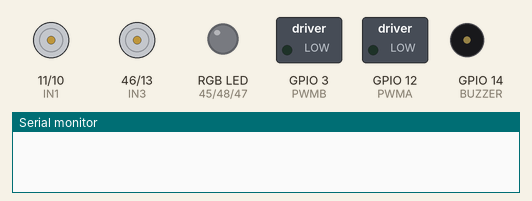
A sketch run on a simulated ESP32-S3. Parts: motor-driver pin pairs drawn as motors (green arrow = first pin HIGH = forward, orange = second pin HIGH = backward, longer = more drive), switched loads named in the sketch (green lamp = pin HIGH), an RGB LED mixed from three pins (HIGH = lit), buzzer (waves = sounding, pin HIGH), the last lines printed to the serial monitor. Dim RGB values are drawn brighter than linear; WiFi joins after 1.5 s; servers stay silent unless stated; storage starts empty.

Above: at 0.0 s.
At 0.5 s:
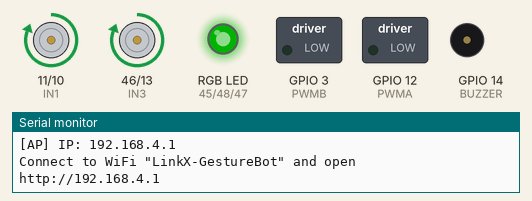
Timing chart, 0 to 2.0 s (numbered marks = the images above):
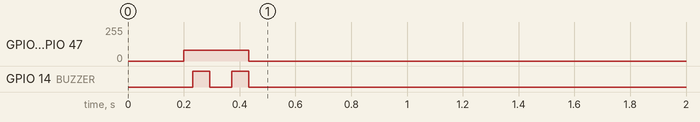

The sketch:

gesture_robot.ino
```cpp
/*************************************************************************
 *  LinkX Gesture Robot — Phone-Tilt Proportional Differential Drive
 *  Board   : Gbro STEM AI Robotics ESP32-S3 (LinkX Dev Board)
 *
 *  DESIGN NOTE: This build controls the rover using the PHONE's own
 *  built-in orientation sensors (read in the browser via the
 *  DeviceOrientation API) rather than a wearable MPU6050 — no extra
 *  hardware to wire, and it works the moment you open the dashboard.
 *  If you'd rather use a hand-worn MPU6050 instead, see the README
 *  "Alternative: wearable MPU6050" section for the 10-line swap.
 *
 *  FEATURES
 *   - AP dashboard @ 192.168.4.1, WebSocket-driven
 *   - Proportional differential drive: forward/back tilt = throttle,
 *     left/right tilt = steering, combined into independent left/right
 *     wheel PWM speeds (tank-style mixing)
 *   - Adjustable sensitivity + deadzone, client-side calibration
 *   - Dead-man safety: stops if no tilt update arrives within 400ms
 *   - RGB + buzzer feedback, LittleFS logging, OTA
 *
 *  LIBRARIES REQUIRED: ESPAsyncWebServer, AsyncTCP, ArduinoJson, LittleFS, ArduinoOTA
 *  SETUP: Upload /data to LittleFS BEFORE flashing this sketch.
 *************************************************************************/

#include <WiFi.h>
#include <AsyncTCP.h>
#include <ESPAsyncWebServer.h>
#include <ArduinoJson.h>
#include <LittleFS.h>
#include <ArduinoOTA.h>

// ================= WIFI CONFIG =================
const char* AP_SSID     = "LinkX-GestureBot";
const char* AP_PASSWORD = "12345678";
const char* STA_SSID     = "";
const char* STA_PASSWORD = "";

// ================= MOTOR PINS (A = left wheel, B = right wheel) =================
#define IN1 11   // Left  dir 1
#define IN2 10   // Left  dir 2
#define PWMA 12  // Left  PWM
#define IN3 46   // Right dir 1
#define IN4 13   // Right dir 2
#define PWMB 3   // Right PWM

// ================= RGB + BUZZER =================
#define RED_PIN   45
#define GREEN_PIN 48
#define BLUE_PIN  47
#define BUZZER    14

const int pwmFreq = 5000;
const int pwmResolution = 8;
const int DEADZONE_DEG = 5;

// ================= STATE =================
AsyncWebServer server(80);
AsyncWebSocket ws("/ws");

int leftSpeed = 0, rightSpeed = 0;   // -255..255, sign = direction
unsigned long lastTiltTime = 0;
const unsigned long DEADMAN_MS = 400;   // tighter than drive-pad projects: tilt streams continuously
bool wasMoving = false;

unsigned long lastBroadcast = 0;
const unsigned long BROADCAST_INTERVAL_MS = 150;

// ================= RGB / BUZZER =================
void setRGB(int r,int g,int b){ ledcWrite(RED_PIN,r); ledcWrite(GREEN_PIN,g); ledcWrite(BLUE_PIN,b); }
void rgbIdle(){ setRGB(0,60,0); }
void rgbMoving(){ setRGB(0,0,80); }
void rgbBoot(){ setRGB(80,0,80); }
void beep(int times,int onMs,int offMs){
  for(int i=0;i<times;i++){ digitalWrite(BUZZER,HIGH); delay(onMs); digitalWrite(BUZZER,LOW); if(i<times-1) delay(offMs); }
}

// ================= PROPORTIONAL MOTOR CONTROL =================
// speed: -255..255. Positive = forward, negative = backward, 0 = stop.
void setLeftMotor(int speed){
  speed = constrain(speed, -255, 255);
  if(speed >= 0){ digitalWrite(IN1,HIGH); digitalWrite(IN2,LOW); }
  else           { digitalWrite(IN1,LOW);  digitalWrite(IN2,HIGH); }
  ledcWrite(PWMA, abs(speed));
}
void setRightMotor(int speed){
  speed = constrain(speed, -255, 255);
  if(speed >= 0){ digitalWrite(IN3,HIGH); digitalWrite(IN4,LOW); }
  else           { digitalWrite(IN3,LOW);  digitalWrite(IN4,HIGH); }
  ledcWrite(PWMB, abs(speed));
}
void stopMotors(){ setLeftMotor(0); setRightMotor(0); }

// ================= LOGGING =================
void logEvent(const String &text){
  File f = LittleFS.open("/log.csv","a");
  if(!f) return;
  if(f.size() > 200000){
    f.close();
    LittleFS.remove("/log_old.csv");
    LittleFS.rename("/log.csv","/log_old.csv");
    f = LittleFS.open("/log.csv","a");
  }
  f.printf("%lu,%s\n", millis(), text.c_str());
  f.close();
}
void broadcastEvent(const String &text){
  logEvent(text);
  StaticJsonDocument<128> doc;
  doc["event"] = text;
  String out; serializeJson(doc, out);
  ws.textAll(out);
}

// ================= TILT -> DIFFERENTIAL DRIVE MIXING =================
void applyTilt(int betaDeg, int gammaDeg, int maxTilt){
  lastTiltTime = millis();
  if(maxTilt < 10) maxTilt = 35;

  // Deadzone
  if(abs(betaDeg) < DEADZONE_DEG) betaDeg = 0;
  if(abs(gammaDeg) < DEADZONE_DEG) gammaDeg = 0;

  int throttle = map(constrain(betaDeg, -maxTilt, maxTilt), -maxTilt, maxTilt, -255, 255);
  int steer    = map(constrain(gammaDeg, -maxTilt, maxTilt), -maxTilt, maxTilt, -255, 255);

  // Tank-style mixing: steer right = right wheel slows, left wheel speeds up (and vice versa)
  int left  = throttle + steer;
  int right = throttle - steer;
  left  = constrain(left, -255, 255);
  right = constrain(right, -255, 255);

  leftSpeed = left; rightSpeed = right;
  setLeftMotor(left);
  setRightMotor(right);

  bool moving = (left != 0 || right != 0);
  if(moving && !wasMoving){ rgbMoving(); digitalWrite(BUZZER,HIGH); delay(10); digitalWrite(BUZZER,LOW); }
  if(!moving && wasMoving){ rgbIdle(); }
  wasMoving = moving;
}

// ================= WEBSOCKET =================
void handleWsMessage(AsyncWebSocketClient *client, void *arg, uint8_t *data, size_t len){
  AwsFrameInfo *info = (AwsFrameInfo*)arg;
  if(!(info->final && info->index==0 && info->len==len && info->opcode==WS_TEXT)) return;

  StaticJsonDocument<192> doc;
  if(deserializeJson(doc, data, len)) return;
  const char* cmd = doc["cmd"] | "";
  if(!strcmp(cmd,"tilt")){
    int beta  = doc["beta"]  | 0;
    int gamma = doc["gamma"] | 0;
    int maxTilt = doc["maxTilt"] | 35;
    applyTilt(beta, gamma, maxTilt);
  }
}
void onWsEvent(AsyncWebSocket *server, AsyncWebSocketClient *client, AwsEventType type, void *arg, uint8_t *data, size_t len){
  if(type == WS_EVT_CONNECT){ broadcastEvent("Dashboard connected"); }
  else if(type == WS_EVT_DATA){ handleWsMessage(client, arg, data, len); }
}

// ================= SETUP =================
void setup(){
  Serial.begin(115200);
  delay(200);

  pinMode(IN1,OUTPUT); pinMode(IN2,OUTPUT); pinMode(IN3,OUTPUT); pinMode(IN4,OUTPUT);
  pinMode(BUZZER,OUTPUT);

  ledcAttach(PWMA,pwmFreq,pwmResolution);
  ledcAttach(PWMB,pwmFreq,pwmResolution);
  ledcAttach(RED_PIN,pwmFreq,pwmResolution);
  ledcAttach(GREEN_PIN,pwmFreq,pwmResolution);
  ledcAttach(BLUE_PIN,pwmFreq,pwmResolution);

  rgbBoot();
  stopMotors();

  if(!LittleFS.begin(true)) Serial.println("[ERR] LittleFS mount failed");
  else if(!LittleFS.exists("/log.csv")){
    File f = LittleFS.open("/log.csv","w");
    if(f){ f.println("millis,event"); f.close(); }
  }

  WiFi.mode(strlen(STA_SSID) ? WIFI_AP_STA : WIFI_AP);
  WiFi.softAP(AP_SSID, AP_PASSWORD);
  Serial.print("[AP] IP: "); Serial.println(WiFi.softAPIP());
  if(strlen(STA_SSID)){
    WiFi.begin(STA_SSID, STA_PASSWORD);
    unsigned long start = millis();
    while(WiFi.status()!=WL_CONNECTED && millis()-start<8000) delay(300);
  }

  server.serveStatic("/", LittleFS, "/").setDefaultFile("index.html");
  server.serveStatic("/log.csv", LittleFS, "/log.csv");
  server.onNotFound([](AsyncWebServerRequest *r){ r->send(404,"text/plain","Not found"); });
  ws.onEvent(onWsEvent);
  server.addHandler(&ws);
  server.begin();

  ArduinoOTA.setHostname("linkx-gesturebot");
  ArduinoOTA.onStart([](){ rgbBoot(); });
  ArduinoOTA.begin();

  beep(2,60,80);
  rgbIdle();
  logEvent("Boot complete");
  Serial.println("Connect to WiFi \"LinkX-GestureBot\" and open http://192.168.4.1");
}

// ================= LOOP =================
void loop(){
  ArduinoOTA.handle();
  ws.cleanupClients();
  unsigned long now = millis();

  // Dead-man safety: if tilt stream stops (screen locked, page closed), stop motors
  if((leftSpeed != 0 || rightSpeed != 0) && (now - lastTiltTime > DEADMAN_MS)){
    stopMotors();
    leftSpeed = 0; rightSpeed = 0;
    rgbIdle();
    broadcastEvent("Safety auto-stop (motion signal lost)");
  }

  if(now - lastBroadcast >= BROADCAST_INTERVAL_MS){
    lastBroadcast = now;
    StaticJsonDocument<128> doc;
    doc["left"] = leftSpeed;
    doc["right"] = rightSpeed;
    String out; serializeJson(doc, out);
    ws.textAll(out);
  }
}
```
